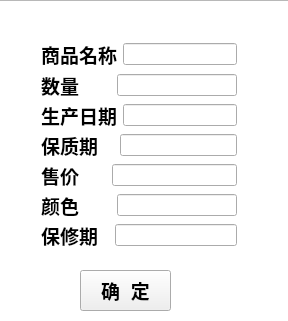
<?xml version="1.0" encoding="UTF-8"?>
<ui version="4.0">
 <class>form1Class</class>
 <widget class="QMainWindow" name="form1Class">
  <property name="geometry">
   <rect>
    <x>0</x>
    <y>0</y>
    <width>288</width>
    <height>321</height>
   </rect>
  </property>
  <property name="windowTitle">
   <string>form1</string>
  </property>
  <widget class="QWidget" name="centralWidget">
   <widget class="QListView" name="listView">
    <property name="geometry">
     <rect>
      <x>-10</x>
      <y>0</y>
      <width>781</width>
      <height>521</height>
     </rect>
    </property>
    <property name="autoFillBackground">
     <bool>true</bool>
    </property>
   </widget>
   <widget class="QPushButton" name="pushButton">
    <property name="geometry">
     <rect>
      <x>80</x>
      <y>270</y>
      <width>91</width>
      <height>41</height>
     </rect>
    </property>
    <property name="font">
     <font>
      <pointsize>14</pointsize>
      <bold>true</bold>
     </font>
    </property>
    <property name="text">
     <string>确  定</string>
    </property>
   </widget>
   <widget class="QWidget" name="">
    <property name="geometry">
     <rect>
      <x>30</x>
      <y>31</y>
      <width>218</width>
      <height>227</height>
     </rect>
    </property>
    <layout class="QVBoxLayout" name="verticalLayout">
     <item>
      <layout class="QHBoxLayout" name="horizontalLayout">
       <item>
        <widget class="QLabel" name="label">
         <property name="font">
          <font>
           <pointsize>14</pointsize>
           <bold>true</bold>
          </font>
         </property>
         <property name="text">
          <string>商品名称</string>
         </property>
        </widget>
       </item>
       <item>
        <widget class="QLineEdit" name="lineEdit"/>
       </item>
      </layout>
     </item>
     <item>
      <layout class="QHBoxLayout" name="horizontalLayout_7">
       <item>
        <widget class="QLabel" name="label_7">
         <property name="font">
          <font>
           <pointsize>14</pointsize>
           <bold>true</bold>
          </font>
         </property>
         <property name="text">
          <string>数量      </string>
         </property>
        </widget>
       </item>
       <item>
        <widget class="QLineEdit" name="lineEdit_7"/>
       </item>
      </layout>
     </item>
     <item>
      <layout class="QHBoxLayout" name="horizontalLayout_8">
       <item>
        <widget class="QLabel" name="label_8">
         <property name="font">
          <font>
           <pointsize>14</pointsize>
           <bold>true</bold>
          </font>
         </property>
         <property name="text">
          <string>生产日期</string>
         </property>
        </widget>
       </item>
       <item>
        <widget class="QLineEdit" name="lineEdit_8"/>
       </item>
      </layout>
     </item>
     <item>
      <layout class="QHBoxLayout" name="horizontalLayout_9">
       <item>
        <widget class="QLabel" name="label_9">
         <property name="font">
          <font>
           <pointsize>14</pointsize>
           <bold>true</bold>
          </font>
         </property>
         <property name="text">
          <string>保质期   </string>
         </property>
        </widget>
       </item>
       <item>
        <widget class="QLineEdit" name="lineEdit_9"/>
       </item>
      </layout>
     </item>
     <item>
      <layout class="QHBoxLayout" name="horizontalLayout_12">
       <item>
        <widget class="QLabel" name="label_12">
         <property name="font">
          <font>
           <pointsize>14</pointsize>
           <bold>true</bold>
          </font>
         </property>
         <property name="text">
          <string>售价     </string>
         </property>
        </widget>
       </item>
       <item>
        <widget class="QLineEdit" name="lineEdit_12"/>
       </item>
      </layout>
     </item>
     <item>
      <layout class="QHBoxLayout" name="horizontalLayout_10">
       <item>
        <widget class="QLabel" name="label_10">
         <property name="font">
          <font>
           <pointsize>14</pointsize>
           <bold>true</bold>
          </font>
         </property>
         <property name="text">
          <string>颜色      </string>
         </property>
        </widget>
       </item>
       <item>
        <widget class="QLineEdit" name="lineEdit_10"/>
       </item>
      </layout>
     </item>
     <item>
      <layout class="QHBoxLayout" name="horizontalLayout_11">
       <item>
        <widget class="QLabel" name="label_11">
         <property name="font">
          <font>
           <pointsize>14</pointsize>
           <bold>true</bold>
          </font>
         </property>
         <property name="text">
          <string>保修期  </string>
         </property>
        </widget>
       </item>
       <item>
        <widget class="QLineEdit" name="lineEdit_11"/>
       </item>
      </layout>
     </item>
    </layout>
   </widget>
  </widget>
 </widget>
 <layoutdefault spacing="6" margin="11"/>
 <resources/>
 <connections/>
</ui>
